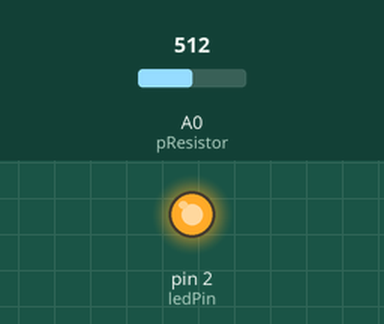
This sketch was run on a simulated Arduino Uno, built with avr-gcc and run on an emulated ATmega328P. On the bench: output pins drawn as LEDs (lit = HIGH). The inputs (shaded band) are chosen by the test bench; at power-on: A0 (pResistor) = 512.

Above: at 1.2 s.
1.3 s: A0 (pResistor) set to 484
At 2.4 s:
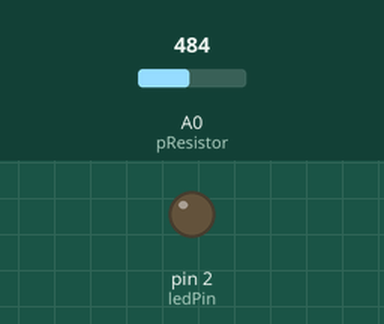
2.8 s: A0 (pResistor) set to 510
At 3.5 s:
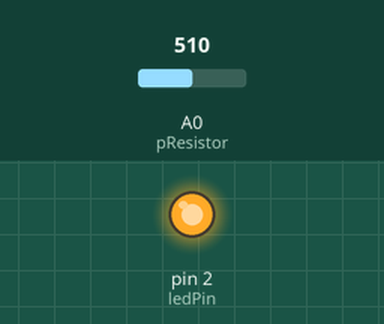
4.3 s: A0 (pResistor) set to 490
At 4.6 s:
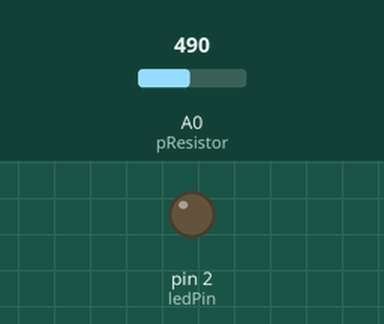
Timing chart, 0 to 7.3 s (numbered marks = the images above; inputs shaded):
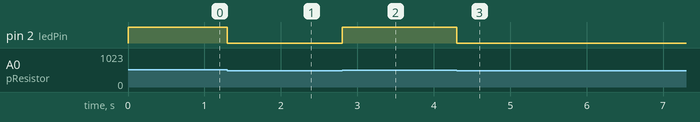

The sketch:

photo_resistor.ino
```cpp
//Constants
const int pResistor = A0; // Photoresistor at Arduino analog pin A0
const int ledPin = 2;       // Led pin at Arduino pin 9

//Variables
int value;				  // Store value from photoresistor (0-1023)

void setup(){
 pinMode(ledPin, OUTPUT);  // Set lepPin - 9 pin as an output
 pinMode(pResistor, INPUT);// Set pResistor - A0 pin as an input (optional)
}

void loop() {
  value = analogRead(pResistor);
  if (value > 500) {
    digitalWrite(ledPin, HIGH);
  } else {
    digitalWrite(ledPin, LOW);
  }
}
```

Measured:
- the behaviour switches between 501 and 500 on A0 (pResistor) (found by bisection; images 0 and 1)
- after the input at 1.3 s, pin 2 (ledPin): HIGH → LOW at once
- after the input at 2.8 s, pin 2 (ledPin): LOW → HIGH at once
- after the input at 4.3 s, pin 2 (ledPin): HIGH → LOW at once
